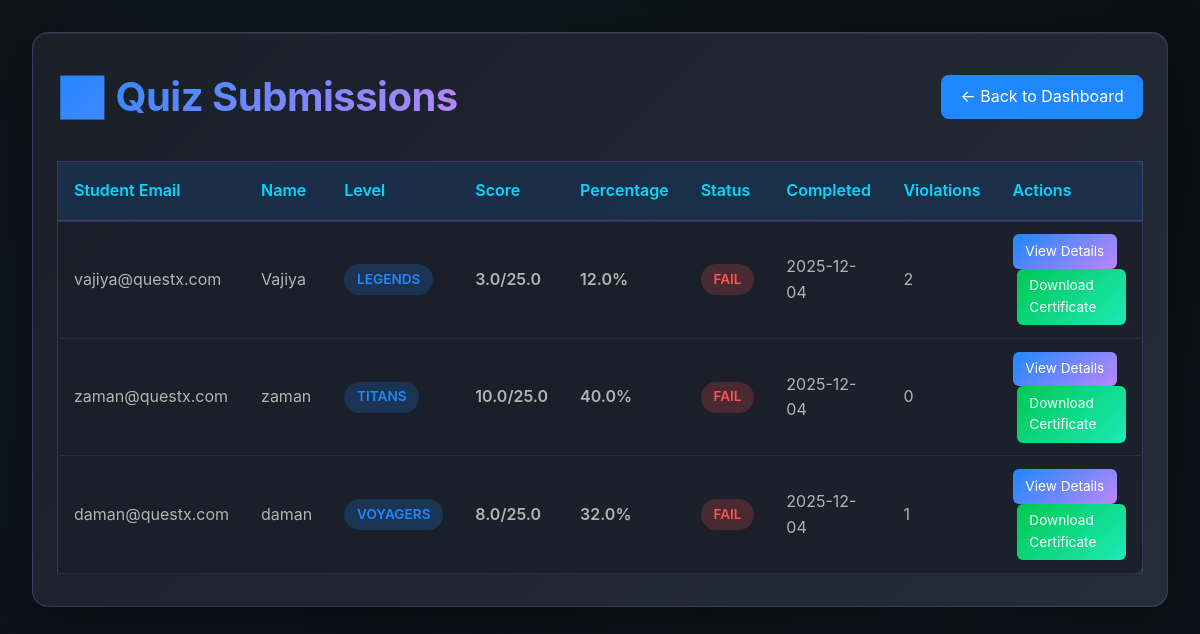
The page /admin/submissions (signed in) on the database its author committed.
### tables this page shows
CREATE TABLE respondents (
            id INTEGER PRIMARY KEY AUTOINCREMENT,
            email TEXT UNIQUE,
            name TEXT,
            student_id TEXT,
            extra_json TEXT
        );

CREATE TABLE student_credentials (
            id INTEGER PRIMARY KEY AUTOINCREMENT,
            email TEXT UNIQUE,
            password_hash TEXT,
            name TEXT,
            student_id TEXT,
            level TEXT DEFAULT 'NOVAS',
            status TEXT DEFAULT 'active',
            created_at TEXT,
            expires_at TEXT
        );

CREATE TABLE submissions (
            id INTEGER PRIMARY KEY AUTOINCREMENT,
            test_id INTEGER,
            respondent_id INTEGER,
            attempt_no INTEGER,
            score REAL,
            total_points REAL,
            started_at TEXT,
            finished_at TEXT,
            violations_count INTEGER DEFAULT 0,
            violation_reason TEXT,
            details_json TEXT
        );

### app.py (the view)
@app.get('/admin/submissions')
def admin_submissions():
    if 'admin_id' not in session:
        return redirect(url_for('admin_login'))
    conn = get_db()
    submissions = conn.execute("""
        SELECT s.id, s.test_id, s.respondent_id, s.score, s.total_points, s.finished_at,
               s.violations_count, r.email, r.name, c.level
        FROM submissions s
        JOIN respondents r ON s.respondent_id = r.id
        LEFT JOIN student_credentials c ON r.email = c.email
        ORDER BY s.finished_at DESC
    """).fetchall()
    tests = conn.execute("SELECT id, level FROM tests").fetchall()
    test_map = {t['id']: t['level'] for t in tests}
    conn.close()
    results = []
    for sub in submissions:
        pct = (sub['score'] / sub['total_points'] * 100) if sub['total_points'] > 0 else 0
        results.append({
            'id': sub['id'],
            'email': sub['email'],
            'name': sub['name'],
            'level': sub['level'],
            'score': sub['score'],
            'total': sub['total_points'],
            'percentage': round(pct, 1),
            'finished_at': sub['finished_at'],
            'violations': sub['violations_count'],
            'test_level': test_map.get(sub['test_id'])
        })
    return render_template('admin_submissions.html',
        app_title=APP_TITLE,
        submissions=results)

### app.py (called while the page is built)
def get_db():
    conn = sqlite3.connect(DB_PATH, check_same_thread=False, isolation_level=None)
    conn.row_factory = sqlite3.Row
    conn.execute("PRAGMA journal_mode=WAL;")
    conn.execute("PRAGMA synchronous=NORMAL;")
    return conn

### templates/admin_submissions.html (shortened to what this page needs)
<!DOCTYPE html>
<html lang="en">
<head>
    <link rel="stylesheet" href="{{ url_for('static', filename='style.css') }}">
</head>
<body>
    <div class="container">
        <div class="header">
            <h1>📊 Quiz Submissions</h1>
            <a href="{{ url_for('admin_dashboard') }}" class="back-btn">← Back to Dashboard</a>
        </div>
        {% if submissions %}
        <table class="submissions-table">
            <thead>
                <tr>
                    <th>Student Email</th>
                    <th>Name</th>
                    <th>Level</th>
                    <th>Score</th>
                    <th>Percentage</th>
                    <th>Status</th>
                    <th>Completed</th>
                    <th>Violations</th>
                    <th>Actions</th>
                </tr>
            </thead>
            <tbody>
                {% for sub in submissions %}
                <tr>
                    <td>{{ sub.email }}</td>
                    <td>{{ sub.name or '—' }}</td>
                    <td><span class="badge badge-level">{{ sub.level or 'N/A' }}</span></td>
                    <td class="score">{{ sub.score }}/{{ sub.total }}</td>
                    <td class="score">{{ sub.percentage }}%</td>
                    <td>
                        {% if sub.percentage >= 60 %}
                            <span class="badge badge-pass">PASS</span>
                        {% else %}
                            <span class="badge badge-fail">FAIL</span>
                        {% endif %}
                    </td>
                    <td>{{ sub.finished_at[:10] }}</td>
                    <td>{{ sub.violations }}</td>
                    <td>
                        <a href="{{ url_for('admin_submission_detail', submission_id=sub.id) }}" class="action-btn">View Details</a>
                        <a href="{{ url_for('admin_download_certificate', submission_id=sub.id) }}" class="action-btn" style="background: linear-gradient(135deg,#00c853 0%,#1de9b6 100%); margin-left: 4px;">Download Certificate</a>
                    </td>
                </tr>
                {% endfor %}
            </tbody>
        </table>
        {% else %}
        <div class="no-data">
            <p>No submissions yet. Students haven't completed the quiz.</p>
        </div>
        {% endif %}
    </div>
</body>
</html>

### static/style.css (style rules this page uses)
:root { --primary-dark: #0f1419; --primary-darker: #0a0e13; --accent-cyan: #00d9ff; --accent-purple: #bb86fc; --accent-blue: #1f88ff; --accent-green: #00e676; --text-primary: #ffffff; --text-secondary: #b3b3b3; --text-muted: #888888; --surface-dark: #1a1f28; --surface-light: #252d38; --border-color: #333d4d; --error: #ff5252; --warning: #ffb74d; --success: #4caf50; --gradient-primary: linear-gradient(135deg, #1f88ff 0%, #bb86fc 100%); --gradient-accent: linear-gradient(135deg, #00d9ff 0%, #1f88ff 100%); --gradient-hover: linear-gradient(135deg, #bb86fc 0%, #00d9ff 100%); }
* { margin: 0; padding: 0; box-sizing: border-box; }
html, body { width: 100%; height: 100%; overflow-x: hidden; }
body { font-family: -apple-system, BlinkMacSystemFont, 'Segoe UI', 'Roboto', 'Oxygen', 'Ubuntu', 'Cantarell', sans-serif; background: linear-gradient(135deg, var(--primary-dark) 0%, var(--primary-darker) 100%); color: var(--text-primary); line-height: 1.6; position: relative; overflow-y: auto; }
body::before { content: ''; position: fixed; top: 0; left: 0; right: 0; bottom: 0; background: radial-gradient(circle at 20% 50%, rgba(31, 136, 255, 0.05) 0%, transparent 50%), radial-gradient(circle at 80% 80%, rgba(187, 134, 252, 0.05) 0%, transparent 50%), radial-gradient(circle at 40% 20%, rgba(0, 217, 255, 0.03) 0%, transparent 50%); pointer-events: none; z-index: 0; }
h1, h2, h3, h4, h5, h6 { font-weight: 700; letter-spacing: -0.5px; margin: 0; }
h1 { font-size: 2.5rem; background: var(--gradient-primary); -webkit-background-clip: text; -webkit-text-fill-color: transparent; background-clip: text; margin-bottom: 1rem; animation: fadeInDown 0.8s ease-out; }
p, span { color: var(--text-secondary); font-size: 0.95rem; }
.container { max-width: 500px; margin: 3rem auto; padding: 2rem 1.5rem; background: linear-gradient(135deg, var(--surface-dark) 0%, var(--surface-light) 100%); border-radius: 16px; border: 1px solid rgba(187, 134, 252, 0.2); box-shadow: 0 20px 60px rgba(0, 0, 0, 0.4), inset 0 1px 1px rgba(255, 255, 255, 0.1); backdrop-filter: blur(10px); animation: fadeInUp 0.8s ease-out; }

### templates/admin_submissions.html (style rules this page uses)
body { background: linear-gradient(135deg, #0f1419 0%, #0a0e13 100%); min-height: 100vh; padding: 2rem; }
.container { max-width: 1400px; margin: 0 auto; }
.header { display: flex; justify-content: space-between; align-items: center; margin-bottom: 2rem; }
h1 { color: #00d9ff; margin: 0; }
.back-btn { background: #1f88ff; color: white; padding: 0.6rem 1.2rem; border-radius: 8px; text-decoration: none; }
.submissions-table { width: 100%; border-collapse: collapse; background: rgba(26,31,40,0.8); border: 1px solid rgba(187,134,252,0.2); border-radius: 12px; }
.submissions-table thead { background: rgba(31,136,255,0.15); }
.submissions-table th { padding: 1rem; text-align: left; color: #00d9ff; font-weight: 600; border-bottom: 2px solid rgba(187,134,252,0.2); }
.submissions-table td { padding: 0.8rem 1rem; border-bottom: 1px solid rgba(187,134,252,0.1); color: #b3b3b3; }
.badge { display: inline-block; padding: 0.3rem 0.8rem; border-radius: 20px; font-size: 0.85rem; font-weight: 600; }
.badge-level { background: rgba(31,136,255,0.2); color: #1f88ff; }
.badge-fail { background: rgba(255,82,82,0.2); color: #ff5252; }
.score { font-weight: 600; color: #00d9ff; }
.action-btn { background: linear-gradient(135deg,#1f88ff 0%,#bb86fc 100%); color: white; padding: 0.4rem 0.8rem; border: none; border-radius: 6px; cursor: pointer; text-decoration: none; display: inline-block; font-size: 0.85rem; }

### rows shown on the page
respondents: email "vajiya@questx.com", name "Vajiya"
student_credentials: level "LEGENDS"
submissions: score "3.0", total "25.0", finished_at "2025-12-04"
respondents: email "zaman@questx.com", name "zaman"
student_credentials: level "TITANS"
submissions: score "10.0", total "25.0", finished_at "2025-12-04"
respondents: email "daman@questx.com", name "daman"
student_credentials: level "VOYAGERS"
submissions: score "8.0", total "25.0", finished_at "2025-12-04"

### other values the page prints
{{ sub.percentage }} "12.0" "40.0" "32.0"
{{ sub.violations }} "2" "0" "1"
